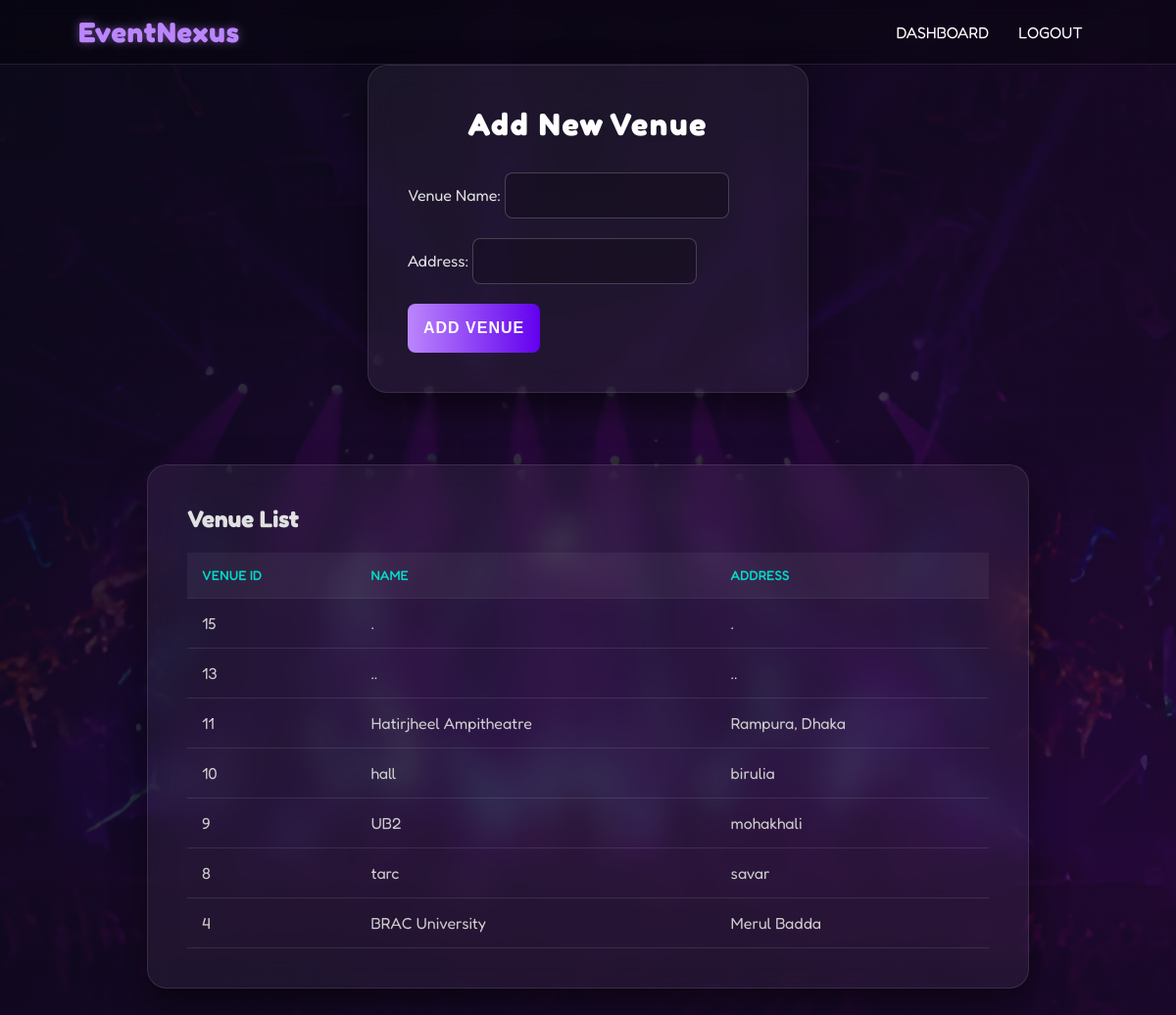
The page /add_venue.php (signed in) on the database its author committed.
### tables this page shows
CREATE TABLE `venue` (
  `venue_id` int(11) NOT NULL,
  `name` varchar(100) NOT NULL,
  `address` varchar(255) NOT NULL,
  `admin_id` int(11) DEFAULT NULL
);

### add_venue.php (the view, shortened to what this page needs)
<?php
require_once('DBconnect.php');
?>
<!DOCTYPE html>
<html lang="en">
<head>
    <link rel="stylesheet" href="css/style.css" />
</head>
<body>
    <header>
      <nav>
        <div class="nav_logo">
          <h1><a href="home_admin.php">EventNexus</a></h1>
        </div>
        <ul class="nav_link">
          <li><a href="home_admin.php">Dashboard</a></li>
          <li><a href="index.php">Logout</a></li>
        </ul>
      </nav>
    </header>
    <div class="add_student_box">
        <h1>Add New Venue</h1>
        <form action="" method="post">
            <label>Venue Name:</label>
            <input type="text" name="venue_name" required />
            <label>Address:</label>
            <input type="text" name="venue_address" required />
            <br>
            <input type="submit" value="Add Venue">
        </form>
    </div>
    <main>
        <section class="students">
            <div class="student_box">
                <h2>Venue List</h2>
                <table class="student_table">
                    <thead>
                        <tr>
                            <th>Venue ID</th>
                            <th>Name</th>
                            <th>Address</th>
                        </tr>
                    </thead>
                    <tbody>
                        <?php
                        $sql = "SELECT * FROM Venue ORDER BY venue_id DESC";
                        $result = mysqli_query($conn, $sql);
                        if($result && mysqli_num_rows($result) > 0){
                            while($row = mysqli_fetch_array($result)){
                        ?>
                        <tr>
                            <td><?php echo $row["venue_id"]; ?></td>
                            <td><?php echo $row["name"]; ?></td>
                            <td><?php echo $row["address"]; ?></td>
                        </tr>
                        <?php
                            }
                        } else {
                            echo "<tr><td colspan='3'>No venues found.</td></tr>";
                        }
                        ?>
                    </tbody>
                </table>
            </div>
        </section>
    </main>
</body>
</html>

### css/style.css (style rules this page uses)
* { margin: 0; padding: 0; box-sizing: border-box; }
html, body { height: 100%; font-family: "Fredoka", sans-serif; background: linear-gradient(135deg, rgba(10, 10, 26, 0.9), rgba(30, 10, 50, 0.8)), url("../img/background.jpg"); background-size: cover; background-position: center; background-attachment: fixed; color: #e0e0e0; }
header { padding: 0 10vh; background: rgba(0, 0, 0, 0.3); backdrop-filter: blur(10px); border-bottom: 1px solid rgba(255, 255, 255, 0.1); }
nav { display: flex; justify-content: space-between; align-items: center; padding: 15px 0; }
.nav_logo h1 a { color: #bb86fc; text-decoration: none; font-size: 1.8rem; font-weight: 700; letter-spacing: 1px; text-shadow: 0 0 10px rgba(187, 134, 252, 0.5); }
.nav_link { display: flex; list-style: none; }
.nav_link li { padding: 0 15px; }
.nav_link a { color: #ffffff; text-decoration: none; font-size: 1rem; font-weight: 400; text-transform: uppercase; transition: all 0.3s ease; }
main { display: flex; justify-content: center; align-items: center; min-height: 85vh; width: 100%; padding: 20px; }
.login_box, .add_student_box, .students { max-width: 450px; width: 100%; margin: auto; padding: 40px; background: rgba(255, 255, 255, 0.05); backdrop-filter: blur(15px); border: 1px solid rgba(255, 255, 255, 0.1); border-radius: 20px; box-shadow: 0 15px 35px rgba(0, 0, 0, 0.5); }
.students { max-width: 900px; }
.login_box h1, .add_student_box h1, .students h1 { color: #ffffff; margin-bottom: 30px; text-align: center; font-weight: 700; letter-spacing: 2px; }
input[type="text"], input[type="password"], input[type="email"], select, textarea { padding: 14px; margin-bottom: 20px; background: rgba(0, 0, 0, 0.2); border: 1px solid rgba(255, 255, 255, 0.2); border-radius: 8px; font-size: 15px; color: white; transition: border 0.3s ease; }
input[type="submit"], .btn { background: linear-gradient(90deg, #bb86fc, #6200ee); color: white; border: none; border-radius: 8px; cursor: pointer; font-size: 16px; font-weight: 600; padding: 16px; text-transform: uppercase; letter-spacing: 1px; transition: transform 0.2s ease, box-shadow 0.2s ease; }
.student_table { width: 100%; border-collapse: collapse; margin-top: 20px; background: transparent; }
.student_table th, .student_table td { padding: 15px; border-bottom: 1px solid rgba(255, 255, 255, 0.1); text-align: left; color: #ccc; }
.student_table th { background-color: rgba(255, 255, 255, 0.05); color: #03dac6; font-weight: 500; text-transform: uppercase; font-size: 0.85rem; }

### rows shown on the page
venue: venue_id "15", name ".", address "."
venue: venue_id "13", name "..", address ".."
venue: venue_id "11", name "Hatirjheel Ampitheatre", address "Rampura, Dhaka"
venue: venue_id "10", name "hall", address "birulia"
venue: venue_id "9", name "UB2", address "mohakhali"
venue: venue_id "8", name "tarc", address "savar"
venue: venue_id "4", name "BRAC University", address "Merul Badda"
